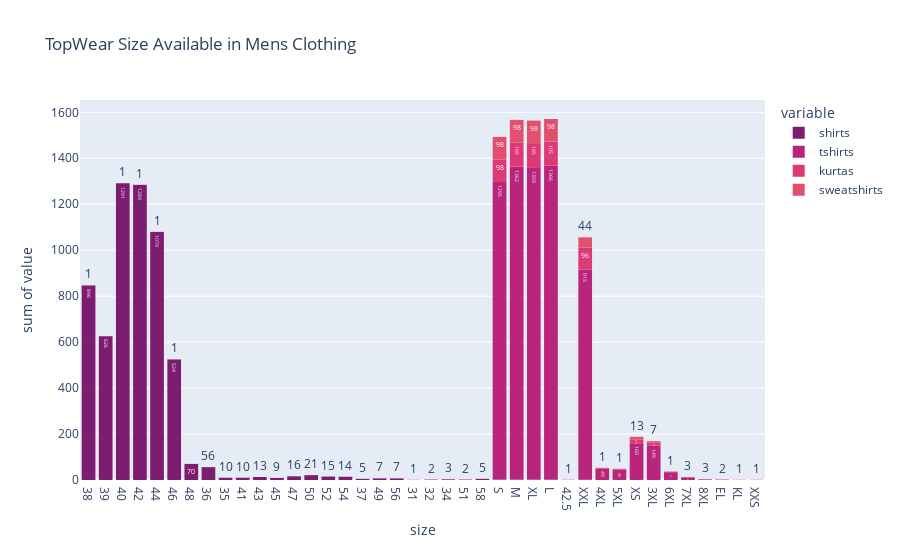

Here is the notebook cell this chart was saved with:
### Code cell
vtitle='TopWear Size Available in Mens Clothing'
vfigure=px.histogram(data_frame=mens_clothing_size_df, x='size',y=['shirts','tshirts','kurtas','sweatshirts'],text_auto=True,title=vtitle,color_discrete_sequence=colour_theme)
vtitle = vtitle.replace(' ','_')
pyo.plot(vfigure,filename=f'{graph_path}/{vtitle}.html',auto_open=False)
vfigure.show()

### Figure 1 — Plotly figure (JSON) as saved in the notebook; plotly's stock layout.template omitted (floating-point values rounded to 4 significant figures)
{"data": [{"bingroup": "x", "histfunc": "sum", "hovertemplate": "variable=shirts<br>size=%{x}<br>sum of value=%{y}<extra></extra>", "legendgroup": "shirts", "marker": {"color": "rgb(124, 29, 111)", "pattern": {"shape": ""}}, "name": "shirts", "orientation": "v", "showlegend": true, "texttemplate": "%{value}", "type": "histogram", "x": ["38", "39", "40", "42", "44", "46", "48", "36", "35", "41", "43", "45", "47", "50", "52", "54", "37", "49", "56", "31", "32", "34", "51", "58", "S", "M", "XL", "L", "42.5", "XXL", "4XL", "5XL", "XS", "3XL", "6XL", "7XL", "8XL", "EL", "KL", "XXS", "30", "28", "60", "29", "33", "26", "31.5", "27", "3030", "3234", "3434", "3634", "3834", "2934", "3034", "3134", "3334", "Onesize"], "xaxis": "x", "y": [846.0, 626.0, 1291.0, 1284.0, 1079.0, 524.0, 70.0, 56.0, 10.0, 10.0, 13.0, 9.0, 16.0, 21.0, 15.0, 14.0, 5.0, 7.0, 7.0, 1.0, 2.0, 3.0, 2.0, 5.0, 2.0, 2.0, 2.0, 2.0, 1.0, 1.0, NaN, NaN, NaN, NaN, NaN, NaN, NaN, NaN, NaN, NaN, NaN, NaN, NaN, NaN, NaN, NaN, NaN, NaN, NaN, NaN, NaN, NaN, NaN, NaN, NaN, NaN, NaN, NaN], "yaxis": "y"}, {"bingroup": "x", "histfunc": "sum", "hovertemplate": "variable=tshirts<br>size=%{x}<br>sum of value=%{y}<extra></extra>", "legendgroup": "tshirts", "marker": {"color": "rgb(185, 37, 122)", "pattern": {"shape": ""}}, "name": "tshirts", "orientation": "v", "showlegend": true, "texttemplate": "%{value}", "type": "histogram", "x": ["38", "39", "40", "42", "44", "46", "48", "36", "35", "41", "43", "45", "47", "50", "52", "54", "37", "49", "56", "31", "32", "34", "51", "58", "S", "M", "XL", "L", "42.5", "XXL", "4XL", "5XL", "XS", "3XL", "6XL", "7XL", "8XL", "EL", "KL", "XXS", "30", "28", "60", "29", "33", "26", "31.5", "27", "3030", "3234", "3434", "3634", "3834", "2934", "3034", "3134", "3334", "Onesize"], "xaxis": "x", "y": [NaN, NaN, NaN, NaN, NaN, NaN, NaN, NaN, NaN, NaN, NaN, NaN, NaN, NaN, NaN, NaN, NaN, NaN, NaN, NaN, NaN, NaN, NaN, NaN, 1295.0, 1362.0, 1359.0, 1366.0, NaN, 915.0, 49.0, 45.0, 160.0, 149.0, 34.0, 10.0, 3.0, 2.0, 1.0, 1.0, NaN, NaN, NaN, NaN, NaN, NaN, NaN, NaN, NaN, NaN, NaN, NaN, NaN, NaN, NaN, NaN, NaN, NaN], "yaxis": "y"}, {"bingroup": "x", "histfunc": "sum", "hovertemplate": "variable=kurtas<br>size=%{x}<br>sum of value=%{y}<extra></extra>", "legendgroup": "kurtas", "marker": {"color": "rgb(220, 57, 119)", "pattern": {"shape": ""}}, "name": "kurtas", "orientation": "v", "showlegend": true, "texttemplate": "%{value}", "type": "histogram", "x": ["38", "39", "40", "42", "44", "46", "48", "36", "35", "41", "43", "45", "47", "50", "52", "54", "37", "49", "56", "31", "32", "34", "51", "58", "S", "M", "XL", "L", "42.5", "XXL", "4XL", "5XL", "XS", "3XL", "6XL", "7XL", "8XL", "EL", "KL", "XXS", "30", "28", "60", "29", "33", "26", "31.5", "27", "3030", "3234", "3434", "3634", "3834", "2934", "3034", "3134", "3334", "Onesize"], "xaxis": "x", "y": [1.0, NaN, 1.0, 1.0, 1.0, 1.0, NaN, NaN, NaN, NaN, NaN, NaN, NaN, NaN, NaN, NaN, NaN, NaN, NaN, NaN, NaN, NaN, NaN, NaN, 98.0, 105.0, 105.0, 105.0, NaN, 96.0, 3.0, 3.0, 15.0, 13.0, 2.0, 3.0, NaN, NaN, NaN, NaN, NaN, NaN, NaN, NaN, NaN, NaN, NaN, NaN, NaN, NaN, NaN, NaN, NaN, NaN, NaN, NaN, NaN, NaN], "yaxis": "y"}, {"bingroup": "x", "histfunc": "sum", "hovertemplate": "variable=sweatshirts<br>size=%{x}<br>sum of value=%{y}<extra></extra>", "legendgroup": "sweatshirts", "marker": {"color": "rgb(227, 79, 111)", "pattern": {"shape": ""}}, "name": "sweatshirts", "orientation": "v", "showlegend": true, "texttemplate": "%{value}", "type": "histogram", "x": ["38", "39", "40", "42", "44", "46", "48", "36", "35", "41", "43", "45", "47", "50", "52", "54", "37", "49", "56", "31", "32", "34", "51", "58", "S", "M", "XL", "L", "42.5", "XXL", "4XL", "5XL", "XS", "3XL", "6XL", "7XL", "8XL", "EL", "KL", "XXS", "30", "28", "60", "29", "33", "26", "31.5", "27", "3030", "3234", "3434", "3634", "3834", "2934", "3034", "3134", "3334", "Onesize"], "xaxis": "x", "y": [NaN, NaN, NaN, NaN, NaN, NaN, NaN, NaN, NaN, NaN, NaN, NaN, NaN, NaN, NaN, NaN, NaN, NaN, NaN, NaN, NaN, NaN, NaN, NaN, 98.0, 98.0, 98.0, 98.0, NaN, 44.0, 1.0, 1.0, 13.0, 7.0, 1.0, NaN, NaN, NaN, NaN, NaN, NaN, NaN, NaN, NaN, NaN, NaN, NaN, NaN, NaN, NaN, NaN, NaN, NaN, NaN, NaN, NaN, NaN, NaN], "yaxis": "y"}], "layout": {"barmode": "relative", "legend": {"title": {"text": "variable"}, "tracegroupgap": 0}, "title": {"text": "TopWear Size Available in Mens Clothing"}, "xaxis": {"anchor": "y", "domain": [0, 1], "title": {"text": "size"}}, "yaxis": {"anchor": "x", "domain": [0, 1], "title": {"text": "sum of value"}}}}
